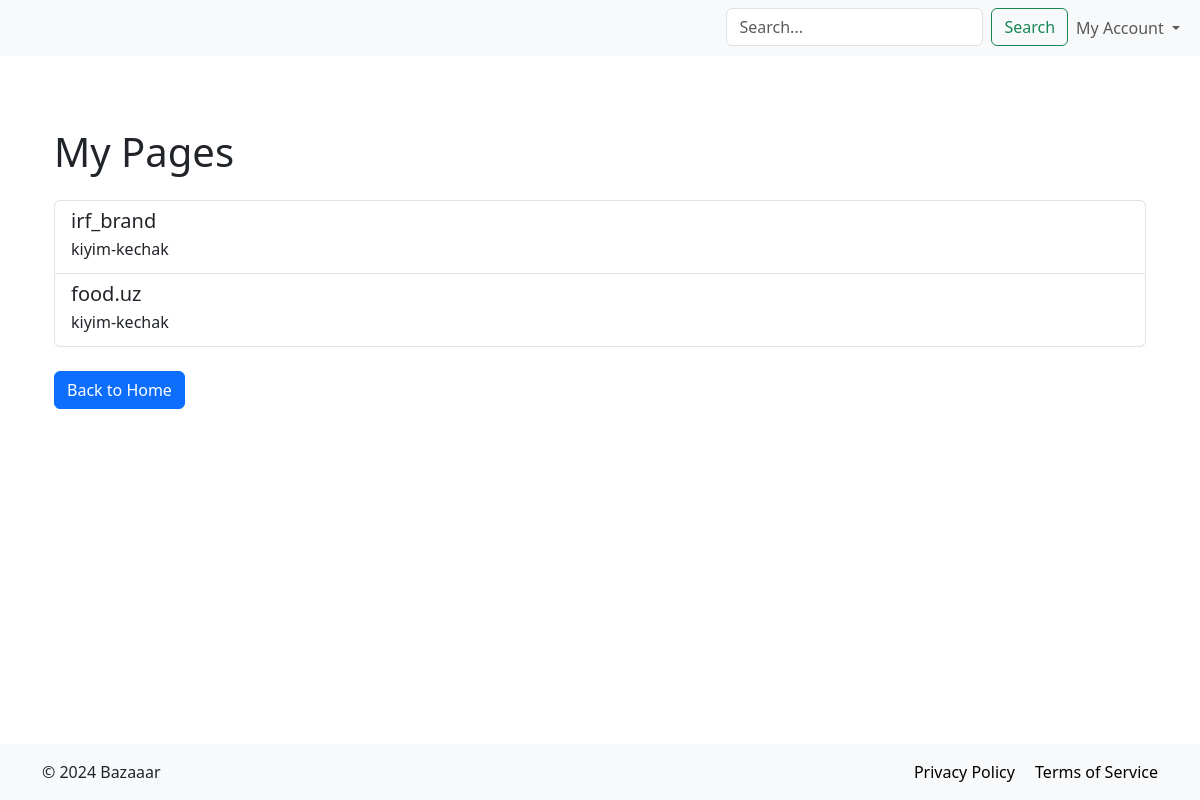
The app's page /page/mine/ (signed in) with its own data.
### products/models.py (models this page shows, shortened)
class Pages(models.Model):
    account = models.ForeignKey(User, on_delete=models.CASCADE)
    category = models.ForeignKey(Category, on_delete=models.CASCADE)
    name = models.CharField(max_length=300, unique=True)
    description = models.TextField(null=True)
    created_at = models.DateTimeField(default=timezone.now)
    class Meta:
        db_table = 'Pages'

class Category(models.Model):
    name = models.CharField(max_length=300)
    class Meta:
        db_table = 'Category'
    def __str__(self):
        return self.name

### products/views.py (the view)
# urls.py: path('page/mine/', views.MypagesListView.as_view(), name='page-mine'),
class MypagesListView(LoginRequiredMixin, View):
    def get(self, request):
        pages = Pages.objects.filter(account=request.user)
        context = {
            'pages': pages
        }
        return render(request, 'page/my_pages.html', context=context)

### products/templates/page/my_pages.html (shortened to what this page needs)
{% extends 'base.html' %}
{% block content %}
        <div class="container mt-4">
        <h1 class="my-4">My Pages</h1>
        <div class="list-group">
            {% for page in pages %}
                <a href="{% url 'products:page-detail' page_id=page.id %}" class="list-group-item list-group-item-action">
                    <h5 class="mb-1">{{ page.name }}</h5>
                    <p class="mb-1">{{ page.category }}</p>
                </a>
            {% empty %}
                <p class="text-muted">No pages found.</p>
            {% endfor %}
        </div>
        <a href="{% url 'products:home' %}" class="btn btn-primary mt-4">Back to Home</a>
    </div>
{% endblock %}

### templates/base.html (style rules this page uses)
html, body { height: 100%; margin: 0; }
a { color: blue; text-decoration: none; }

### records on screen
Pages: name "irf_brand", category "kiyim-kechak"
Pages: name "food.uz", category "kiyim-kechak"
